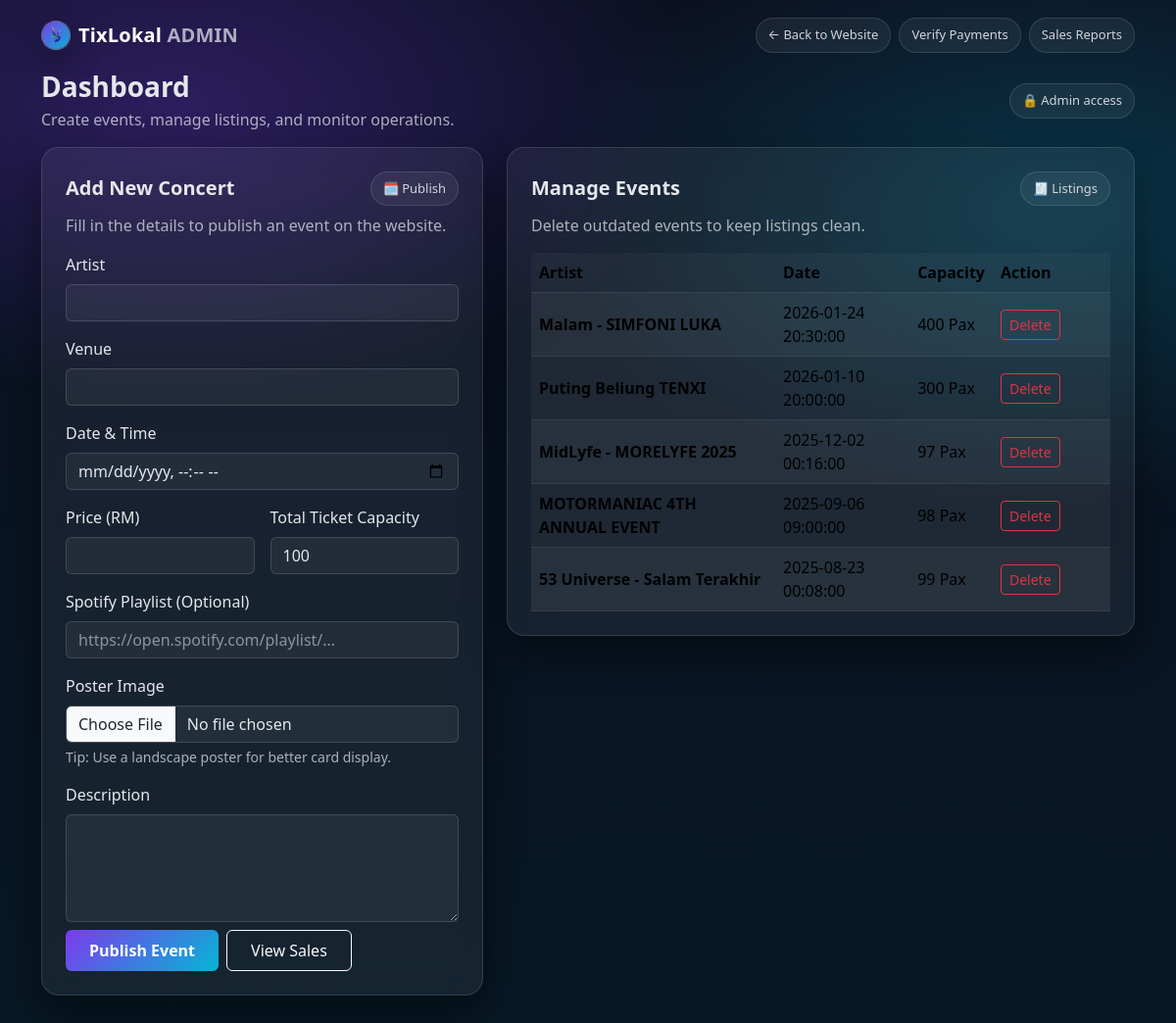
/admin.php (signed in), run on the app's committed database.
### tables this page shows
CREATE TABLE `concerts` (
  `id` int(11) NOT NULL,
  `artist` varchar(100) DEFAULT NULL,
  `venue` varchar(100) DEFAULT NULL,
  `event_date` datetime DEFAULT NULL,
  `price` decimal(10,2) DEFAULT NULL,
  `capacity` int(11) DEFAULT 100,
  `description` text DEFAULT NULL,
  `spotify_url` varchar(255) DEFAULT NULL,
  `image_url` varchar(255) DEFAULT NULL
);

### admin.php (the view, shortened to what this page needs)
<?php
include 'config.php';
?>
<!DOCTYPE html>
<html lang="en">
<head>
  <link href="https://cdn.jsdelivr.net/npm/bootstrap@5.3.3/dist/css/bootstrap.min.css" rel="stylesheet">
</head>
<body>
<nav class="navbar navbar-expand-lg navbar-dark py-3">
  <div class="container">
    <a class="navbar-brand brand d-flex align-items-center gap-2" href="admin.php"><img src="assets/tixlokal_logo_badge.png" class="brandLogo" alt="TixLokal logo" style="width:30px;height:30px;border-radius:10px;"><span>TixLokal <span class="muted">ADMIN</span></span></a>
    <div class="ms-auto d-flex gap-2 flex-wrap">
      <a class="chip text-decoration-none" href="index.php">← Back to Website</a>
      <a class="chip text-decoration-none" href="admin_verify.php">Verify Payments</a>
      <a class="chip text-decoration-none" href="admin_reports.php">Sales Reports</a>
    </div>
  </div>
</nav>
<div class="container pb-5">
  <div class="d-flex align-items-center justify-content-between flex-wrap gap-2 mb-3">
    <div>
      <h1 class="h3 mb-1 fw-bold">Dashboard</h1>
      <div class="muted">Create events, manage listings, and monitor operations.</div>
    </div>
    <div class="chip">🔒 Admin access</div>
  </div>
  <div class="row g-4">
    <div class="col-lg-5">
      <div class="glass p-4">
        <div class="d-flex align-items-center justify-content-between mb-2">
          <h2 class="h5 fw-bold mb-0">Add New Concert</h2>
          <span class="chip">🗓️ Publish</span>
        </div>
        <div class="muted mb-3">Fill in the details to publish an event on the website.</div>
        <form method="POST" enctype="multipart/form-data" class="row g-3">
          <div class="col-12">
            <label class="form-label">Artist</label>
            <input type="text" name="artist" class="form-control" required>
          </div>
          <div class="col-12">
            <label class="form-label">Venue</label>
            <input type="text" name="venue" class="form-control" required>
          </div>
          <div class="col-12">
            <label class="form-label">Date & Time</label>
            <input type="datetime-local" name="date" class="form-control" required>
          </div>
          <div class="col-md-6">
            <label class="form-label">Price (RM)</label>
            <input type="number" step="0.01" name="price" class="form-control" required>
          </div>
          <div class="col-md-6">
            <label class="form-label">Total Ticket Capacity</label>
            <input type="number" name="capacity" value="100" class="form-control" required>
          </div>
          <div class="col-12">
            <label class="form-label">Spotify Playlist (Optional)</label>
            <input type="text" name="spotify_url" class="form-control" placeholder="https://open.spotify.com/playlist/...">
          </div>
          <div class="col-12">
            <label class="form-label">Poster Image</label>
            <input type="file" name="image" class="form-control" accept="image/*" required>
            <div class="form-text muted">Tip: Use a landscape poster for better card display.</div>
          </div>
          <div class="col-12">
            <label class="form-label">Description</label>
            <textarea name="description" rows="4" class="form-control" required></textarea>
          </div>
          <div class="col-12 d-flex gap-2 flex-wrap mt-2">
            <button type="submit" name="add" class="btn btn-grad px-4 py-2">Publish Event</button>
            <a href="admin_reports.php" class="btn btn-outline-light px-4 py-2">View Sales</a>
          </div>
        </form>
      </div>
    </div>
    <div class="col-lg-7">
      <div class="glass p-4">
        <div class="d-flex align-items-center justify-content-between mb-2">
          <h2 class="h5 fw-bold mb-0">Manage Events</h2>
          <span class="chip">🧾 Listings</span>
        </div>
        <div class="muted mb-3">Delete outdated events to keep listings clean.</div>
        <div class="table-responsive">
          <table class="table table-darkish table-striped align-middle mb-0">
            <thead>
              <tr>
                <th>Artist</th>
                <th>Date</th>
                <th>Capacity</th>
                <th style="width:120px">Action</th>
              </tr>
            </thead>
            <tbody>
              <?php $res = mysqli_query($conn, "SELECT id, artist, event_date, capacity FROM concerts ORDER BY event_date DESC");
              while($row = mysqli_fetch_assoc($res)): ?>
              <tr>
                <td class="fw-bold"><?php echo $row['artist']; ?></td>
                <td><?php echo $row['event_date']; ?></td>
                <td><?php echo $row['capacity']; ?> Pax</td>
                <td>
                  <a class="btn btn-sm btn-outline-danger"
                     href="?delete=<?php echo $row['id']; ?>"
                     onclick="return confirm('Delete this event?');">Delete</a>
                </td>
              </tr>
              <?php endwhile; ?>
            </tbody>
          </table>
        </div>
      </div>
    </div>
  </div>
</div>
</body>
</html>

### admin.php (style rules this page uses)
body { background: radial-gradient(900px 500px at 15% 10%, rgba(124,58,237,.30), transparent 60%), radial-gradient(900px 500px at 90% 20%, rgba(6,182,212,.22), transparent 60%), linear-gradient(180deg, #0b1020, #071824); color:#e5e7eb; min-height:100vh; }
.glass { background: rgba(255,255,255,.06); border:1px solid rgba(255,255,255,.12); border-radius:18px; box-shadow: 0 18px 40px rgba(0,0,0,.45); backdrop-filter: blur(14px); }
.muted { color: rgba(229,231,235,.72); }
.brand { display:flex;align-items:center;gap:10px;font-weight:900;letter-spacing:.2px;text-decoration:none }
.brandLogo { width:34px;height:34px;border-radius:10px;object-fit:contain;box-shadow:0 10px 30px rgba(0,0,0,.35); }
.chip { display:inline-flex; align-items:center; gap:8px; padding:7px 12px; border-radius:999px; background: rgba(255,255,255,.06); border:1px solid rgba(255,255,255,.12); color: rgba(229,231,235,.9); font-size: 13px; }
.btn-grad { background: linear-gradient(135deg, #7c3aed, #06b6d4); border:0; color:#fff; font-weight:800; }
.table-darkish { --bs-table-bg: rgba(255,255,255,.03); --bs-table-striped-bg: rgba(255,255,255,.04); --bs-table-border-color: rgba(255,255,255,.10); color:#e5e7eb; }
.form-control, .form-select { background: rgba(255,255,255,.05); border:1px solid rgba(255,255,255,.14); color:#e5e7eb; }
.form-control::placeholder { color: rgba(229,231,235,.55); }
a { color: rgba(229,231,235,.9); }

### data on the page
concerts: artist "Malam - SIMFONI LUKA", event_date "2026-01-24 20:30:00", capacity "400"
concerts: artist "Puting Beliung TENXI", event_date "2026-01-10 20:00:00", capacity "300"
concerts: artist "MidLyfe - MORELYFE 2025", event_date "2025-12-02 00:16:00", capacity "97"
concerts: artist "MOTORMANIAC 4TH ANNUAL EVENT", event_date "2025-09-06 09:00:00", capacity "98"
concerts: artist "53 Universe - Salam Terakhir", event_date "2025-08-23 00:08:00", capacity "99"
